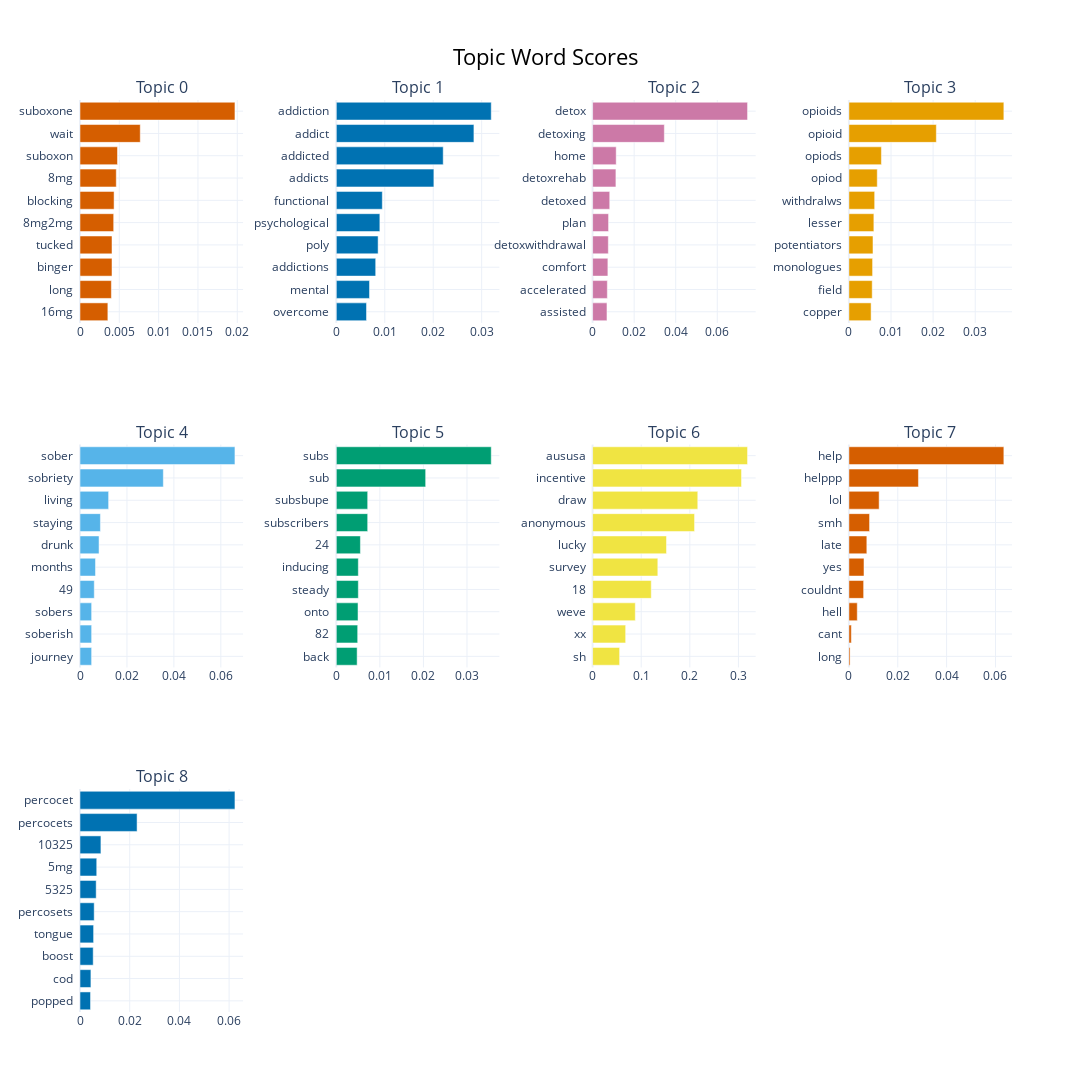

Notebook source saved alongside this figure:
### Code cell
topic_model.visualize_barchart(top_n_topics=9, n_words=10, width=650, height=650)

### Figure 1 — Plotly figure (JSON) as saved in the notebook; plotly's stock layout.template omitted (floating-point values rounded to 4 significant figures)
{"data": [{"marker": {"color": "#D55E00"}, "orientation": "h", "type": "bar", "x": [0.003543, 0.00399, 0.00407, 0.00407, 0.004284, 0.004334, 0.004616, 0.00477, 0.007663, 0.01971], "xaxis": "x", "y": ["16mg  ", "long  ", "binger  ", "tucked  ", "8mg2mg  ", "blocking  ", "8mg  ", "suboxon  ", "wait  ", "suboxone  "], "yaxis": "y"}, {"marker": {"color": "#0072B2"}, "orientation": "h", "type": "bar", "x": [0.006233, 0.006853, 0.008129, 0.008627, 0.008987, 0.009497, 0.02014, 0.02206, 0.0284, 0.03197], "xaxis": "x2", "y": ["overcome  ", "mental  ", "addictions  ", "poly  ", "psychological  ", "functional  ", "addicts  ", "addicted  ", "addict  ", "addiction  "], "yaxis": "y2"}, {"marker": {"color": "#CC79A7"}, "orientation": "h", "type": "bar", "x": [0.006922, 0.007096, 0.007353, 0.007568, 0.007684, 0.008246, 0.01122, 0.01136, 0.03453, 0.07458], "xaxis": "x3", "y": ["assisted  ", "accelerated  ", "comfort  ", "detoxwithdrawal  ", "plan  ", "detoxed  ", "detoxrehab  ", "home  ", "detoxing  ", "detox  "], "yaxis": "y3"}, {"marker": {"color": "#E69F00"}, "orientation": "h", "type": "bar", "x": [0.005273, 0.005535, 0.005624, 0.005718, 0.005929, 0.006119, 0.006735, 0.00772, 0.02076, 0.03679], "xaxis": "x4", "y": ["copper  ", "field  ", "monologues  ", "potentiators  ", "lesser  ", "withdralws  ", "opiod  ", "opiods  ", "opioid  ", "opioids  "], "yaxis": "y4"}, {"marker": {"color": "#56B4E9"}, "orientation": "h", "type": "bar", "x": [0.004954, 0.00496, 0.00496, 0.006082, 0.006607, 0.008111, 0.008698, 0.01219, 0.0355, 0.06602], "xaxis": "x5", "y": ["journey  ", "soberish  ", "sobers  ", "49  ", "months  ", "drunk  ", "staying  ", "living  ", "sobriety  ", "sober  "], "yaxis": "y5"}, {"marker": {"color": "#009E73"}, "orientation": "h", "type": "bar", "x": [0.004785, 0.004907, 0.004985, 0.005055, 0.005055, 0.005534, 0.007203, 0.007203, 0.02051, 0.03557], "xaxis": "x6", "y": ["back  ", "82  ", "onto  ", "steady  ", "inducing  ", "24  ", "subscribers  ", "subsbupe  ", "sub  ", "subs  "], "yaxis": "y6"}, {"marker": {"color": "#F0E442"}, "orientation": "h", "type": "bar", "x": [0.05558, 0.06798, 0.08782, 0.1207, 0.1342, 0.152, 0.2098, 0.2164, 0.3064, 0.3187], "xaxis": "x7", "y": ["sh  ", "xx  ", "weve  ", "18  ", "survey  ", "lucky  ", "anonymous  ", "draw  ", "incentive  ", "aususa  "], "yaxis": "y7"}, {"marker": {"color": "#D55E00"}, "orientation": "h", "type": "bar", "x": [0.000481, 0.0009992, 0.003421, 0.006033, 0.006176, 0.00734, 0.008459, 0.01238, 0.02847, 0.06343], "xaxis": "x8", "y": ["long  ", "cant  ", "hell  ", "couldnt  ", "yes  ", "late  ", "smh  ", "lol  ", "helppp  ", "help  "], "yaxis": "y8"}, {"marker": {"color": "#0072B2"}, "orientation": "h", "type": "bar", "x": [0.004238, 0.004391, 0.005312, 0.005472, 0.00571, 0.006509, 0.00673, 0.008419, 0.02297, 0.06234], "xaxis": "x9", "y": ["popped  ", "cod  ", "boost  ", "tongue  ", "percosets  ", "5325  ", "5mg  ", "10325  ", "percocets  ", "percocet  "], "yaxis": "y9"}], "layout": {"annotations": [{"font": {"size": 16}, "showarrow": false, "text": "Topic 0", "x": 0.0875, "xanchor": "center", "xref": "paper", "y": 1, "yanchor": "bottom", "yref": "paper"}, {"font": {"size": 16}, "showarrow": false, "text": "Topic 1", "x": 0.3625, "xanchor": "center", "xref": "paper", "y": 1, "yanchor": "bottom", "yref": "paper"}, {"font": {"size": 16}, "showarrow": false, "text": "Topic 2", "x": 0.6375, "xanchor": "center", "xref": "paper", "y": 1, "yanchor": "bottom", "yref": "paper"}, {"font": {"size": 16}, "showarrow": false, "text": "Topic 3", "x": 0.9125, "xanchor": "center", "xref": "paper", "y": 1, "yanchor": "bottom", "yref": "paper"}, {"font": {"size": 16}, "showarrow": false, "text": "Topic 4", "x": 0.0875, "xanchor": "center", "xref": "paper", "y": 0.6222, "yanchor": "bottom", "yref": "paper"}, {"font": {"size": 16}, "showarrow": false, "text": "Topic 5", "x": 0.3625, "xanchor": "center", "xref": "paper", "y": 0.6222, "yanchor": "bottom", "yref": "paper"}, {"font": {"size": 16}, "showarrow": false, "text": "Topic 6", "x": 0.6375, "xanchor": "center", "xref": "paper", "y": 0.6222, "yanchor": "bottom", "yref": "paper"}, {"font": {"size": 16}, "showarrow": false, "text": "Topic 7", "x": 0.9125, "xanchor": "center", "xref": "paper", "y": 0.6222, "yanchor": "bottom", "yref": "paper"}, {"font": {"size": 16}, "showarrow": false, "text": "Topic 8", "x": 0.0875, "xanchor": "center", "xref": "paper", "y": 0.2444, "yanchor": "bottom", "yref": "paper"}], "height": 1950, "hoverlabel": {"bgcolor": "white", "font": {"family": "Rockwell", "size": 16}}, "showlegend": false, "title": {"font": {"color": "Black", "size": 22}, "text": "Topic Word Scores", "x": 0.5, "xanchor": "center", "yanchor": "top"}, "width": 2600, "xaxis": {"anchor": "y", "domain": [0, 0.175], "showgrid": true}, "xaxis10": {"anchor": "y10", "domain": [0.275, 0.45], "showgrid": true}, "xaxis11": {"anchor": "y11", "domain": [0.55, 0.725], "showgrid": true}, "xaxis12": {"anchor": "y12", "domain": [0.825, 1], "showgrid": true}, "xaxis2": {"anchor": "y2", "domain": [0.275, 0.45], "showgrid": true}, "xaxis3": {"anchor": "y3", "domain": [0.55, 0.725], "showgrid": true}, "xaxis4": {"anchor": "y4", "domain": [0.825, 1], "showgrid": true}, "xaxis5": {"anchor": "y5", "domain": [0, 0.175], "showgrid": true}, "xaxis6": {"anchor": "y6", "domain": [0.275, 0.45], "showgrid": true}, "xaxis7": {"anchor": "y7", "domain": [0.55, 0.725], "showgrid": true}, "xaxis8": {"anchor": "y8", "domain": [0.825, 1], "showgrid": true}, "xaxis9": {"anchor": "y9", "domain": [0, 0.175], "showgrid": true}, "yaxis": {"anchor": "x", "domain": [0.7556, 1], "showgrid": true}, "yaxis10": {"anchor": "x10", "domain": [0, 0.2444], "showgrid": true}, "yaxis11": {"anchor": "x11", "domain": [0, 0.2444], "showgrid": true}, "yaxis12": {"anchor": "x12", "domain": [0, 0.2444], "showgrid": true}, "yaxis2": {"anchor": "x2", "domain": [0.7556, 1], "showgrid": true}, "yaxis3": {"anchor": "x3", "domain": [0.7556, 1], "showgrid": true}, "yaxis4": {"anchor": "x4", "domain": [0.7556, 1], "showgrid": true}, "yaxis5": {"anchor": "x5", "domain": [0.3778, 0.6222], "showgrid": true}, "yaxis6": {"anchor": "x6", "domain": [0.3778, 0.6222], "showgrid": true}, "yaxis7": {"anchor": "x7", "domain": [0.3778, 0.6222], "showgrid": true}, "yaxis8": {"anchor": "x8", "domain": [0.3778, 0.6222], "showgrid": true}, "yaxis9": {"anchor": "x9", "domain": [0, 0.2444], "showgrid": true}}}
